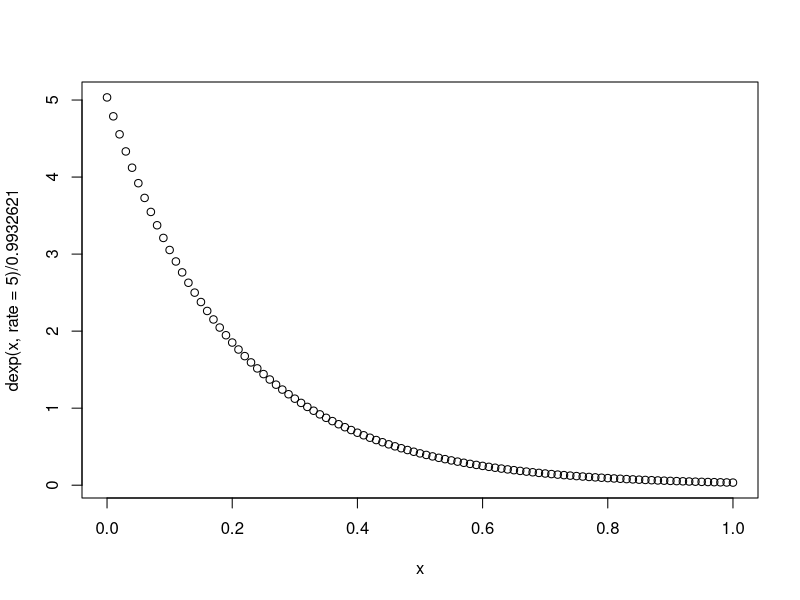
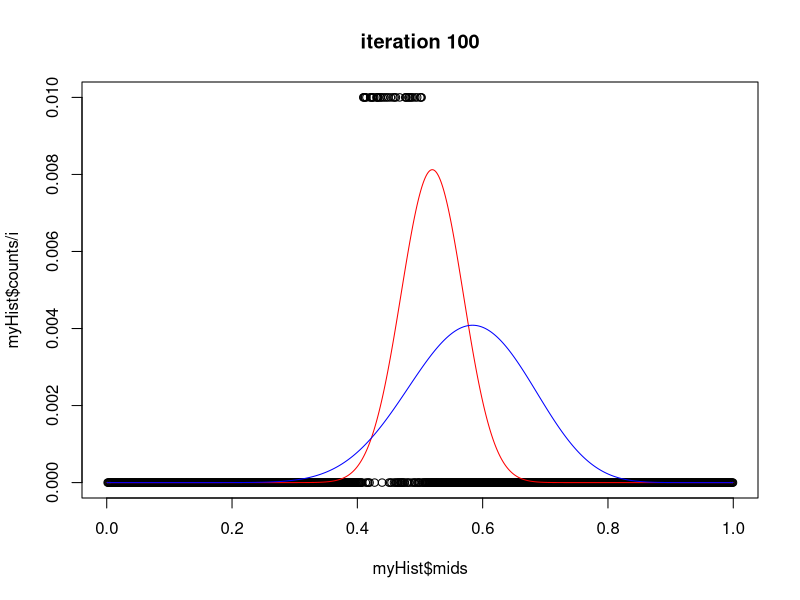
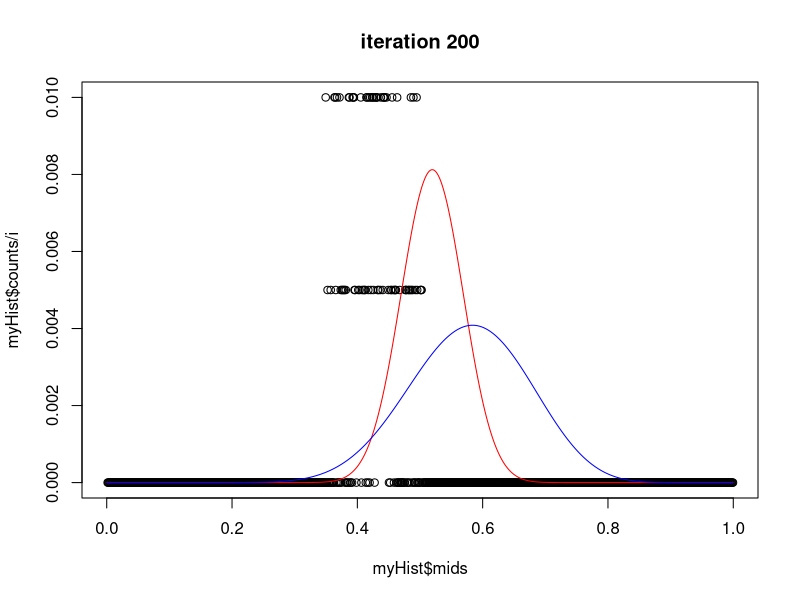
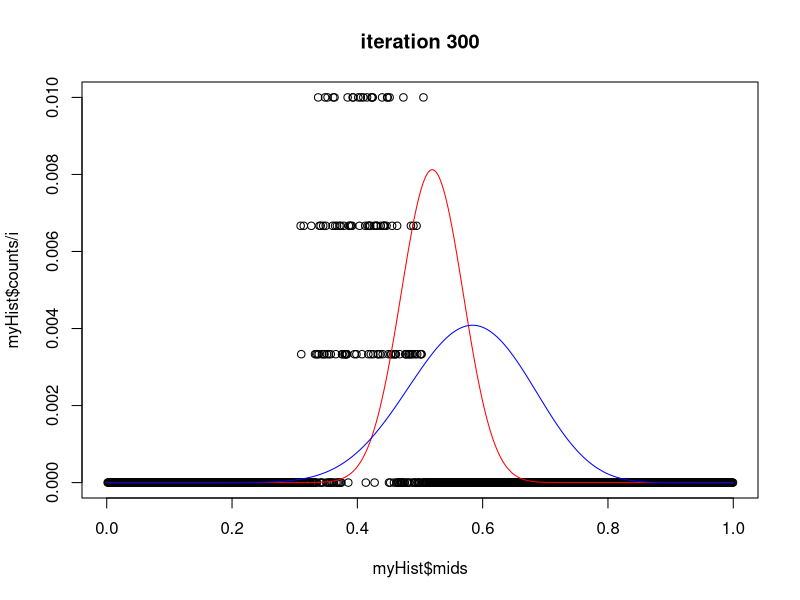
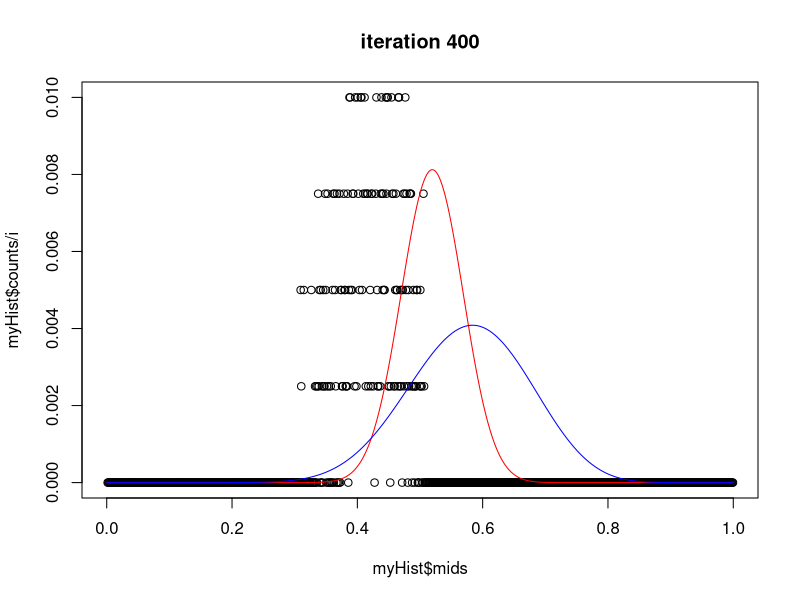
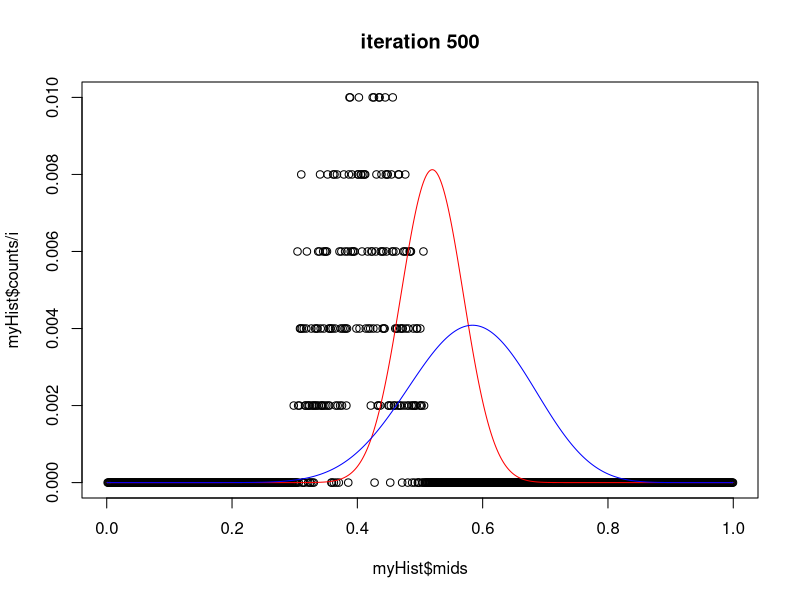
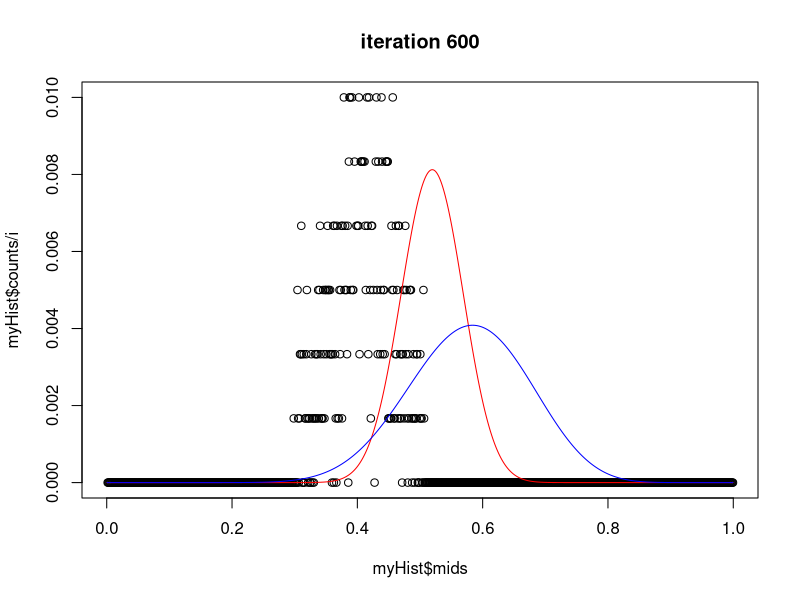
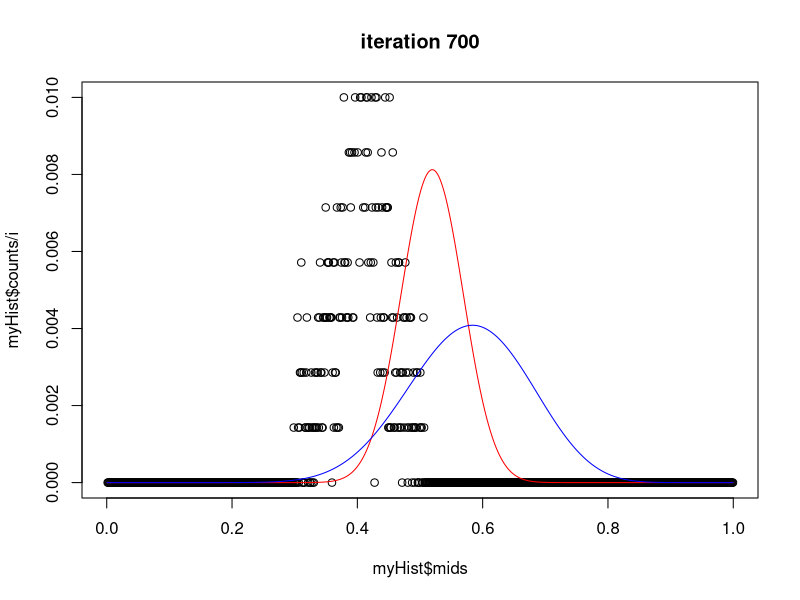

Generate these figures, in order, with R: (Note: a time limit stopped this script after it produced the figures.)
########################### Question 1(A)
x <- seq(0,1, 0.01)
plot(x, dexp(x, rate =5) / 0.9932621)


########################### Question 1(B)
rm(list=ls())
piOld <- 0.5
numBreaks <- 1000

numIterations <- 500000
posteiorDist <- vector(length = numIterations)
gridPosteriorDist <- vector()
xVals <- seq(0,1, 0.001)

# grid approximation
i <- 1;
sum <- 0;
for( x in xVals )
{
  gridPosteriorDist[i] <-(dexp(piOld, rate=5) / 0.9932621) * dbinom( 14, 24, x)
  sum = sum + gridPosteriorDist[i];
  i <- i + 1;	
}

gridPosteriorDist <- gridPosteriorDist[1:(length(gridPosteriorDist)-1)]

for( i in 1:numIterations )
{
  pOld <-  (dexp(piOld, rate=5) / 0.9932621) * dbinom( 14, 24, piOld )
  
  piNew <- piOld + rnorm(1, 0, sd =0.01);
  
  if( piNew > 1) 
    piNew = 1;
  
  if( piNew < 0 ) 
    piNew =0;
  
  pNew <- (dexp(piNew, rate=5) / 0.9932621) * dbinom( 14, 24, piNew )
  
  ratio <- pNew / pOld
  
  if( ratio > 1 || ratio >= runif(1) ) 
    piOld = piNew;
  
  posteiorDist[i] = piOld;	
  
  if( i %% 100 == 0 )
  {	
    myHist <- hist(posteiorDist,breaks=seq(0,1,by=1/numBreaks),plot=FALSE)
    plot( myHist$mids, myHist$counts/i, main = paste("iteration", i), ylim = c(0, 0.01)) 
    dbetasum = sum(dbeta(myHist$mids, 40+14, 40+10))
    lines(myHist$mids, dbeta(myHist$mids, 40+14, 40+10)/dbetasum,col="red") 
    lines(myHist$mids, gridPosteriorDist/sum, col='blue') 
    Sys.sleep(.1)
  }
}


##########################  Question 1(C)
rm(list=ls())
piOld <- 0.5
numBreaks <- 1000


numIterations <- 500000
posteiorDist <- vector(length = numIterations)
gridPosteriorDist <- vector()
xVals <- seq(0,1, 0.001)

# grid approximation
i <- 1;
sum <- 0;
for( x in xVals )
{
  gridPosteriorDist[i] <-(dexp(piOld, rate=5) / 0.9932621) * dbinom( 583, 1000, x)
  sum = sum + gridPosteriorDist[i];
  i <- i + 1;	
}

gridPosteriorDist <- gridPosteriorDist[1:(length(gridPosteriorDist)-1)]

for( i in 1:numIterations )
{
  pOld <-  (dexp(piOld, rate=5) / 0.9932621) * dbinom( 583, 1000, piOld )
  
  piNew <- piOld + rnorm(1, 0, sd =0.01);
  
  if( piNew > 1) 
    piNew = 1;
  
  if( piNew < 0 ) 
    piNew =0;
  
  pNew <- (dexp(piNew, rate=5) / 0.9932621) * dbinom( 583, 1000, piNew )
  
  ratio <- pNew / pOld
  
  if( ratio > 1 || ratio >= runif(1) ) 
    piOld = piNew;
  
  posteiorDist[i] = piOld;	
  
  if( i %% 100 == 0 )
  {	
    myHist <- hist(posteiorDist,breaks=seq(0,1,by=1/numBreaks),plot=FALSE)
    plot( myHist$mids, myHist$counts/i, main = paste("iteration", i), ylim = c(0, 0.03)) 
    dbetasum = sum(dbeta(myHist$mids, 40+583, 40+417))
    lines(myHist$mids, dbeta(myHist$mids, 40+583, 40+417)/dbetasum,col="red") 
    lines(myHist$mids, gridPosteriorDist/sum, col='blue') 
    Sys.sleep(.1)
  }
}
